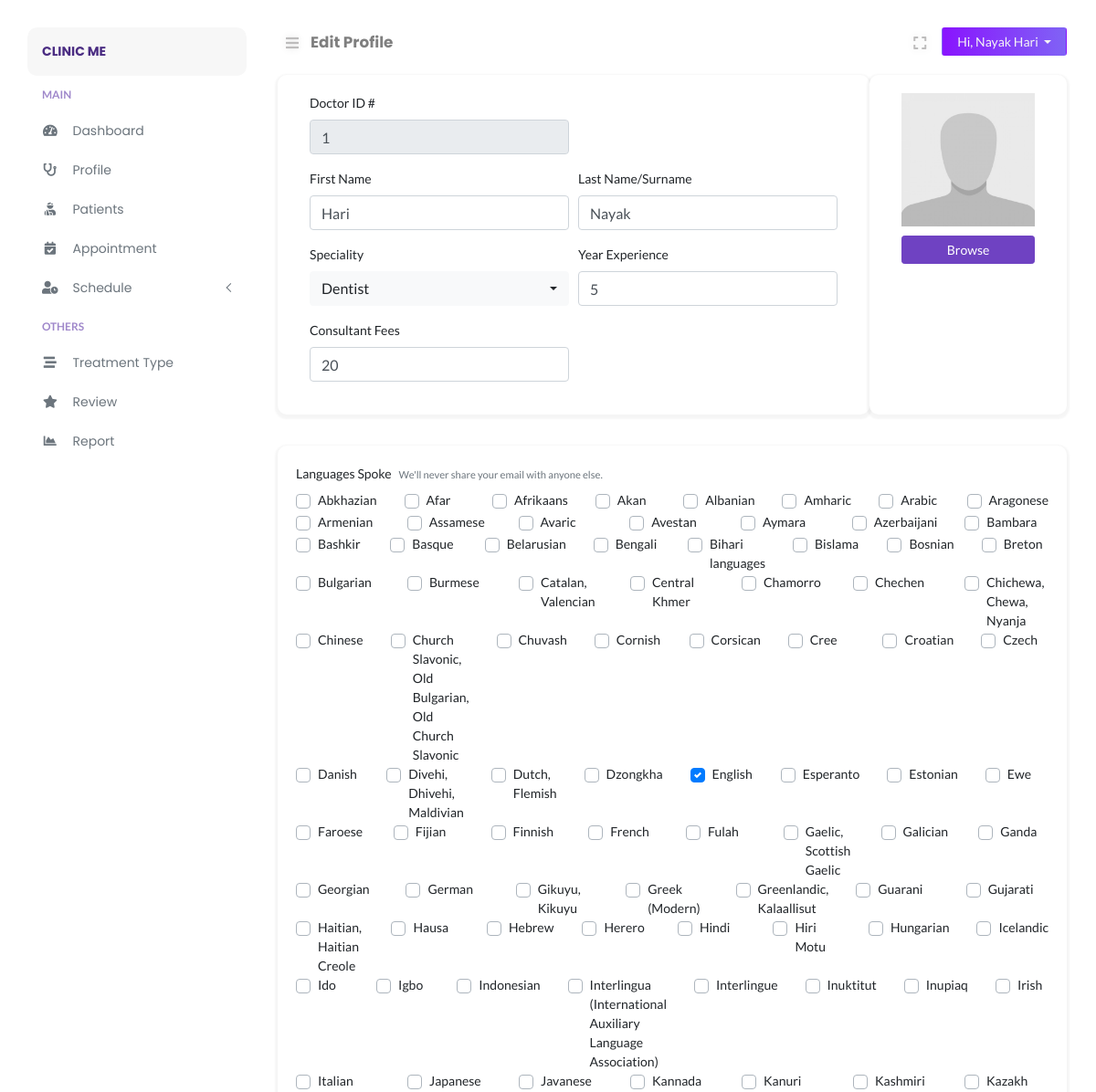
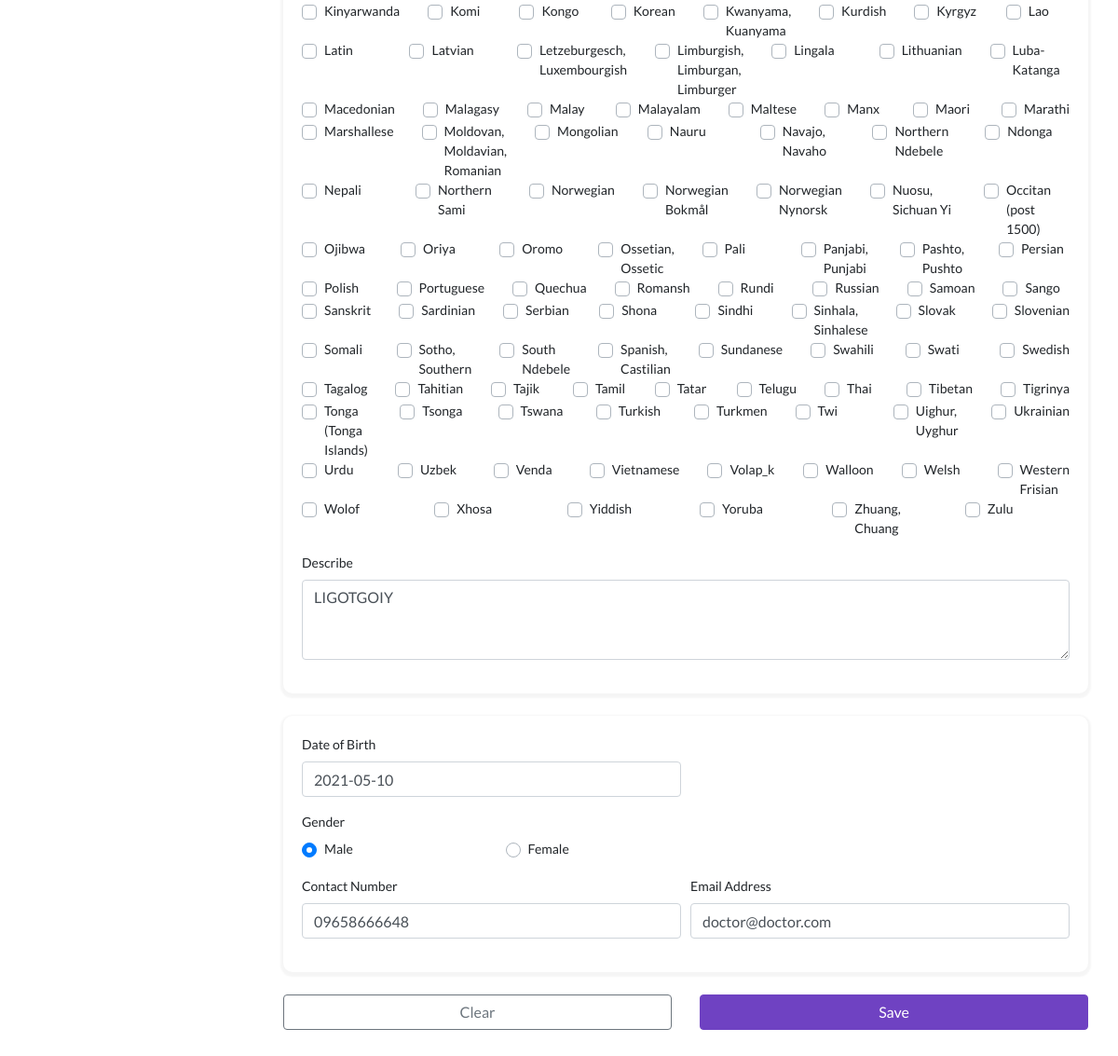
Page /doctor/doctor-edit.php (signed in) on the committed database (2 pictures, top to bottom).
### tables this page shows
CREATE TABLE `doctors` (
  `doctor_id` int(11) NOT NULL,
  `doctor_avatar` varchar(255) DEFAULT NULL,
  `doctor_firstname` varchar(255) DEFAULT NULL,
  `doctor_lastname` varchar(255) DEFAULT NULL,
  `doctor_speciality` varchar(255) DEFAULT NULL,
  `doctor_experience` varchar(10) DEFAULT NULL,
  `doctor_desc` text,
  `doctor_password` varchar(500) DEFAULT NULL,
  `doctor_token` varchar(500) DEFAULT NULL,
  `doctor_spoke` varchar(255) DEFAULT NULL,
  `doctor_gender` varchar(10) DEFAULT NULL,
  `doctor_dob` date DEFAULT NULL,
  `doctor_email` varchar(255) DEFAULT NULL,
  `doctor_contact` varchar(15) DEFAULT NULL,
  `consult_fee` int(11) DEFAULT NULL,
  `date_created` datetime DEFAULT NULL,
  `clinic_id` int(11) DEFAULT NULL,
  `business_id` int(11) DEFAULT NULL
);

### doctor/includes/path.inc.php (called while the page is built, shortened)
<?php
$PATH = "doclab/doctor";
switch ($_SERVER["SCRIPT_NAME"]) {
    case '/'.$PATH.'/doctor-edit.php':
        $CURRENT_PAGE = "Edit Profile";
        break;
}

### doctor/includes/session.inc.php (called while the page is built, shortened)
<?php
$sess_email = $_SESSION["DoctorRoleEmail"];
$stmt = $conn->prepare("SELECT * FROM doctors WHERE doctor_email = ?");
$stmt->bind_param("s", $sess_email);
$stmt->execute();
$doctor_result = $stmt->get_result();
$doctor_row = $doctor_result->fetch_assoc();

### helper/select_helper.php (called while the page is built, shortened)
<?php
$select_lang = array("Abkhazian",
"Afar",
"Afrikaans",
"Akan",
"Albanian",
"Amharic",
"Arabic",
"Aragonese",
"Armenian",
"Assamese",
"Avaric",
"Avestan",
"Aymara",
"Azerbaijani",
"Bambara",
"Bashkir",
"Basque",
"Belarusian",
"Bengali",
"Bihari languages",
"Bislama",
"Bosnian",
"Breton",
"Bulgarian",
"Burmese",
"Catalan, Valencian",
"Central Khmer",
"Chamorro",
"Chechen",
"Chichewa, Chewa, Nyanja",
"Chinese",
"Church Slavonic, Old Bulgarian, Old Church Slavonic",
"Chuvash",
"Cornish",
"Corsican",
"Cree",
"Croatian",
"Czech",
"Danish",
"Divehi, Dhivehi, Maldivian",
"Dutch, Flemish",
"Dzongkha",
"English",
"Esperanto",
"Estonian",
"Ewe",
"Faroese",
"Fijian",
"Finnish",
"French",
"Fulah",
"Gaelic, Scottish Gaelic",
"Galician",
"Ganda",
"Georgian",
"German",
"Gikuyu, Kikuyu",
"Greek (Modern)",
"Greenlandic, Kalaallisut",
"Guarani",
"Gujarati",
"Haitian, Haitian Creole",
"Hausa",
"Hebrew",
"Herero",
"Hindi",
"Hiri Motu",
"Hungarian",
"Icelandic",
"Ido",
"Igbo",
"Indonesian",
"Interlingua (International Auxiliary Language Association)",
"Interlingue",
"Inuktitut",
"Inupiaq",
"Irish",
"Italian",
"Japanese",
"Javanese",
"Kannada",
"Kanuri",
"Kashmiri",
"Kazakh",
"Kinyarwanda",
"Komi",
"Kongo",
"Korean",
"Kwanyama, Kuanyama",
"Kurdish",
"Kyrgyz",
"Lao",
"Latin",
"Latvian",
"Letzeburgesch, Luxembourgish",
"Limburgish, Limburgan, Limburger",
"Lingala",
"Lithuanian",
"Luba-Katanga",
"Macedonian",
"Malagasy",
"Malay",
"Malayalam",
"Maltese",
"Manx",
"Maori",
"Marathi",
"Marshallese",
"Moldovan, Moldavian, Romanian",
"Mongolian",
"Nauru",
"Navajo, Navaho",
"Northern Ndebele",
"Ndonga",
"Nepali",
"Northern Sami",
"Norwegian",
"Norwegian Bokmål",
"Norwegian Nynorsk",
"Nuosu, Sichuan Yi",
"Occitan (post 1500)",
"Ojibwa",
"Oriya",
"Oromo",
"Ossetian, Ossetic",
"Pali",
"Panjabi, Punjabi",
"Pashto, Pushto",
"Persian",
"Polish",
"Portuguese",
"Quechua",
"Romansh",
"Rundi",
"Russian",
"Samoan",
"Sango",
"Sanskrit",
"Sardinian",
"Serbian",
"Shona",
"Sindhi",
"Sinhala, Sinhalese",
"Slovak",
"Slovenian",
"Somali",
"Sotho, Southern",
"South Ndebele",
"Spanish, Castilian",
"Sundanese",
"Swahili",
"Swati",
"Swedish",
"Tagalog",
"Tahitian",
"Tajik",
"Tamil",
"Tatar",
"Telugu",
"Thai",
"Tibetan",
"Tigrinya",
"Tonga (Tonga Islands)",
"Tsonga",
"Tswana",
"Turkish",
"Turkmen",
"Twi",
"Uighur, Uyghur",
"Ukrainian",
"Urdu",
"Uzbek",
"Venda",
"Vietnamese",
"Volap_k",
"Walloon",
"Welsh",
"Western Frisian",
"Wolof",
"Xhosa",
"Yiddish",
"Yoruba",
"Zhuang, Chuang",
"Zulu");

### doctor/doctor-edit.php (the view, shortened to what this page needs)
<?php
include('../config/autoload.php');
include('./includes/path.inc.php');
include('./includes/session.inc.php');
$classFName = $classLName = $classSpec = $classYears = $classFee = $classSpoke = $classGender = $classEmail = $errContact = "";
?>
<!DOCTYPE html>
<html lang="en">
<head>
</head>
<body>
	<div class="page-content" id="content">
		<?php include HEADER; ?>
		<div class="row">
			<div class="col-12">
				<form name="regform" method="POST" action="<?php echo htmlspecialchars($_SERVER["PHP_SELF"]); ?>" enctype="multipart/form-data">
					<div class="d-flex">
						<div class="card col-md-9">
							<div class="card-body">
								<div class="form-row">
									<div class="form-group col-md-6">
										<label for="inputPatientID">Doctor ID #</label>
										<input type="text" name="inputPatientID" class="form-control" id="inputPatientID" disabled value="<?php echo $doctor_row["doctor_id"]; ?>">
									</div>
								</div>
								<div class="form-row">
									<div class="form-group col-md-6">
										<label for="inputFirstName">First Name</label>
										<input type="text" name="inputFirstName" class="form-control <?= $classFName ?>" id="inputFirstName" placeholder="Enter First Name" value="<?php echo $doctor_row["doctor_firstname"]; ?>">
									</div>
									<div class="form-group col-md-6">
										<label for="inputLastName">Last Name/Surname</label>
										<input type="text" name="inputLastName" class="form-control <?= $classLName ?>" id="inputLastName" placeholder="Enter Last Name" value="<?php echo $doctor_row["doctor_lastname"]; ?>">
									</div>
								</div>
								<div class="form-row">
									<div class="form-group col-md-6">
										<label for="inputSpeciality">Speciality</label>
									</div>
									<div class="form-group col-md-6">
										<label for="inputYrsExp">Year Experience</label>
										<input type="number" name="inputYrsExp" class="form-control <?= $classYears ?>" id="inputYrsExp" placeholder="Enter Years Experience" value="<?php echo $doctor_row["doctor_experience"]; ?>">
									</div>
									<div class="form-group col-md-6">
                                        <label for="inputFee">Consultant Fees</label>
                                        <input type="text" name="inputFee" class="form-control <?= $classFee ?>" id="inputFee" placeholder="Enter Consultant Fees" value="<?= $doctor_row["consult_fee"]; ?>">
                                    </div>
								</div>
							</div>
						</div>
						<div class="card col-md-3">
							<div class="card-body">
								<div class="imageupload">
									<?php
									if (!empty($doctor_row["doctor_avatar"])) {
										echo '<img src="../uploads/' . $doctor_row["clinic_id"] . '/doctor' . '/' . $doctor_row["doctor_avatar"] . '" id="output" class="img-fluid thumbnail" alt="Doctor-Avatar" title="Doctor-Avatar">';
									} else {
										echo '<img src="../assets/img/empty/empty-avatar.jpg" id="output" class="img-fluid thumbnail" alt="Doctor-Avatar" title="Doctor-Avatar">';
									}
									?>
									<div class="file-tab">
										<label class="btn btn-sm btn-primary btn-block btn-file">
											<span>Browse</span>
										</label>
									</div>
								</div>
							</div>
						</div>
					</div>
					<div class="card">
						<div class="card-body">
							<div class="form-group">
								<label for="inputLanguages">Languages Spoke</label><small class="text-muted m-2">We'll never share your email with anyone else.</small>
								<div class="row">
									<?php $i = 1;
									foreach ($select_lang as $lang_value) {
										?>
										<div class="col">
											<div class="custom-control custom-checkbox">
												<label class="custom-control-label" for="customCheck<?= $i ?>"><?= $lang_value ?></label>
											</div>
										</div>
									<?php
										$i++;
									} ?>
								</div>
							</div>
							<div class="form-group">
								<label for="inputDesc">Describe</label>
								<textarea class="form-control" id="inputDesc" name="inputDesc" rows="3"><?php echo $doctor_row["doctor_desc"]; ?></textarea>
							</div>
						</div>
					</div>
					<div class="card">
						<div class="card-body">
							<div class="form-row">
								<div class="form-group col-md-6">
									<label for="inputDOB">Date of Birth</label>
									<input type="text" name="inputDOB" class="form-control" id="datepicker" placeholder="Enter DOB" value="<?php echo $doctor_row["doctor_dob"]; ?>">
								</div>
							</div>
							<div class="form-row">
								<div class="form-group col-md-6">
									<label for="inputGender">Gender</label>
									<div class="row">
										<div class="col">
											<div class="custom-control custom-radio custom-control-inline">
												<label class="custom-control-label" for="inputGenderMale">Male</label>
											</div>
										</div>
										<div class="col">
											<div class="custom-control custom-radio custom-control-inline">
												<label class="custom-control-label" for="inputGenderFemale">Female</label>
											</div>
										</div>
									</div>
								</div>
							</div>
							<div class="form-row">
								<div class="form-group col-md-6">
									<label for="inputContactNumber">Contact Number</label>
									<input type="text" name="inputContactNumber" class="form-control <?= $classContact ?>" id="inputContactNumber" placeholder="Enter Phone Number" value="<?php echo $doctor_row["doctor_contact"]; ?>">
								</div>
								<div class="form-group col-md-6">
									<label for="inputEmailAddress">Email Address</label>
									<input type="text" name="inputEmailAddress" class="form-control <?= $classEmail ?>" id="inputEmailAddress" placeholder="Enter Email Address" value="<?php echo $doctor_row["doctor_email"]; ?>">
								</div>
							</div>
						</div>
					</div>
					<div class="row">
						<div class="col-6"><button type="reset" class="btn btn-outline-secondary btn-block">Clear</button></div>
						<div class="col-6"><button type="submit" class="btn btn-primary btn-block" name="savebtn">Save</button></div>
					</div>
				</form>
			</div>
		</div>
	</div>
</body>
</html>

### doctor/layouts/nav_header.php (shortened to what this page needs)
<nav class="navbar navbar-header mb-2">
    <ul class="nav mr-auto">
        <li class="nav-item">
            <button class="btn btn-sm btn-expand" id="sidebarCollapse"><i class="fa fa-bars"></i></button>
        </li>
        <li class="nav-item nav-title">
            <a href="<?php echo $_SERVER["REQUEST_URI"];?>"><?php echo $CURRENT_PAGE;?></a>
        </li>
    </ul>
    <ul class="nav ml-auto">
        <li class="nav-item mr-2">
            <button class="btn btn-sm btn-expand" id="full-view"><i class="fa fa-expand"></i></button>
        </li>
        <li class="nav-item">
            <div class="btn-group">
                <button type="button" class="btn btn-sm dropdown-toggle btn-profile px-3" data-toggle="dropdown" aria-haspopup="true"
                    aria-expanded="false">
                    Hi, <?php echo $doctor_row["doctor_lastname"].' '.$doctor_row["doctor_firstname"]; ?>
                </button>
            </div>
        </li>
    </ul>
</nav>

### assets/css/typography.css (style rules this page uses)
body { font-size: 14px; font-family: 'Lato', sans-serif; }
a, a:visited { text-decoration: none; transition: all 0.3s ease-in-out; -webkit-transition: all 0.3s ease-in-out; -moz-transition: all 0.3s ease-in-out; -o-transition: all 0.3s ease-in-out; outline: 0; font-family: 'Poppins', 'Helvetica', sans-serif; }
ul, ol { margin-bottom: 0px; margin-top: 0px; padding: 0; }
ul { margin: 0; list-style-type: none; }
button { cursor: pointer; outline: none!important; letter-spacing: 0; }

### assets/css/default.css (style rules this page uses)
.navbar-header { padding: 0 !important; }
.nav-title { padding-top: 4px; margin-left: 4px; }
.nav-title a { font-weight: bold; font-size: 1.05rem; color: rgba(0, 0, 0, .5); }
.btn-profile { background: linear-gradient(to right, #8914fe 0%, #8063f5 100%); color: #f5f5f5; }
button.btn-expand { font-size: 16px !important; color: #bdbcbc; vertical-align: middle; text-shadow: 0 0 8px rgba(0, 0, 0, 0.12); -webkit-transition: color 0.3s ease 0s; transition: color 0.3s ease 0s; }
button#full-view { display: inline-block; }
body { overflow-x: hidden; background: #fff; }
.page-content { width: calc(100% - 15rem); margin-left: 16rem; transition: all 0.4s; padding: 1.9rem 3rem; }
:root { --primary-color: #6F42C2; }
.btn-primary { color: #fff; background-color: #6F42C2 !important; border-color: #6F42C2 !important; }
.card { margin: 10px 0; border-radius: 10px !important; border: 0; margin-bottom: 1.5rem; box-shadow: 0 2px 2px 3px rgba(0, 0, 0, .04); transition: all .2s ease-in-out; }

### assets/css/clinic/login.css (style rules this page uses)
html { min-height:100%; position:relative; }

### doctor/doctor-edit.php (style rules this page uses)
.imageupload .btn-file { overflow: hidden; position: relative; }
.imageupload .thumbnail { margin-bottom: 10px; }

### rows in the picture
doctors: doctor_lastname "Nayak", doctor_firstname "Hari", inputPatientID "1", inputFirstName "Hari", inputLastName "Nayak", inputYrsExp "5", inputFee "20", inputDesc "LIGOTGOIY", inputDOB "2021-05-10", inputContactNumber "09658666648", inputEmailAddress "doctor@doctor.com"

### other values in the picture
$BRAND_NAME "CLINIC ME"
$CURRENT_PAGE "Edit Profile"
$lang_value "Abkhazian"
$lang_value "Afar"
$lang_value "Afrikaans"
$lang_value "Akan"
$lang_value "Albanian"
$lang_value "Amharic"
$lang_value "Arabic"
$lang_value "Aragonese"
$lang_value "Armenian"
$lang_value "Assamese"
$lang_value "Avaric"
$lang_value "Avestan"
$lang_value "Aymara"
